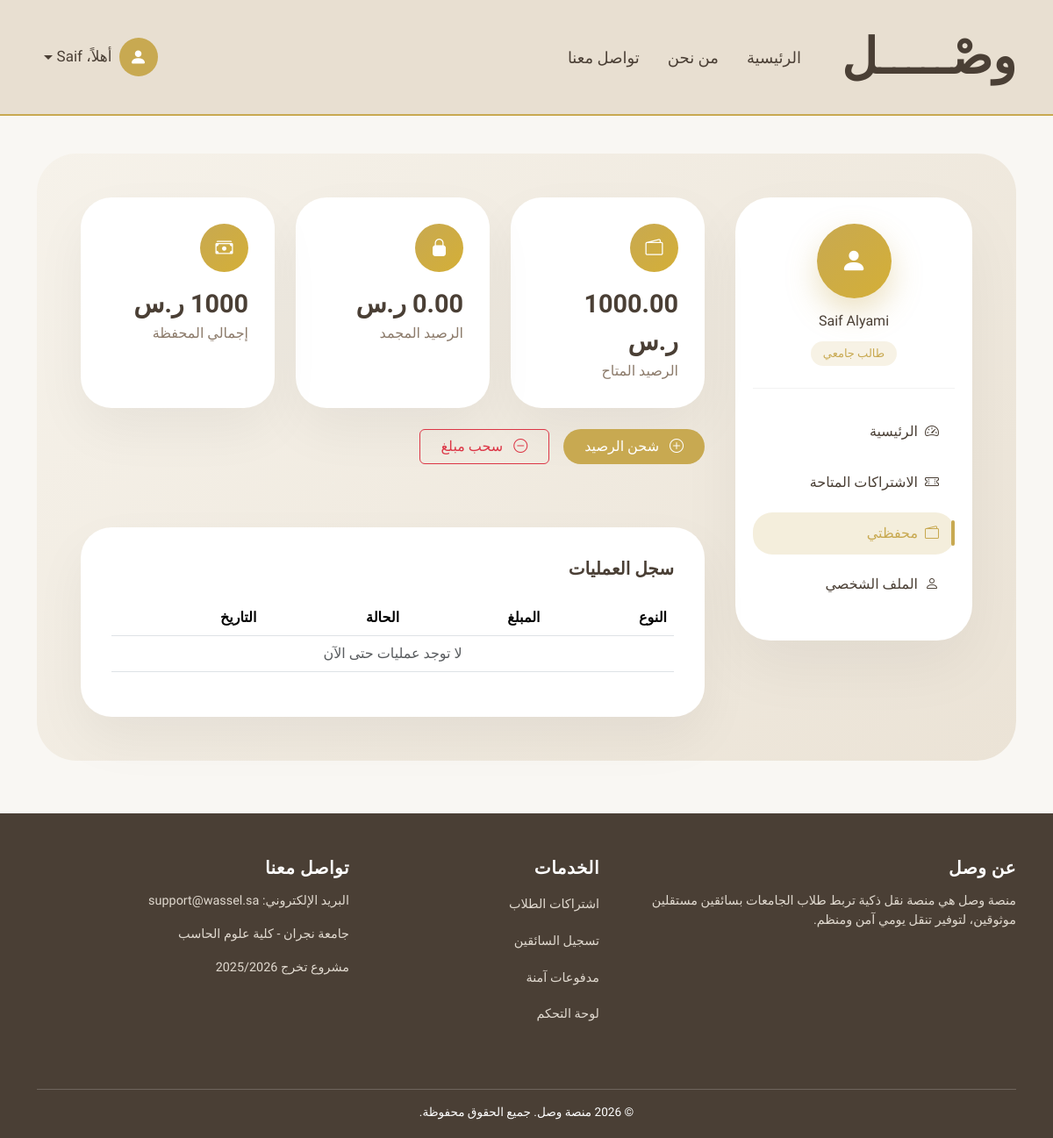
Before: /wallet/ (signed in) with the older database file.
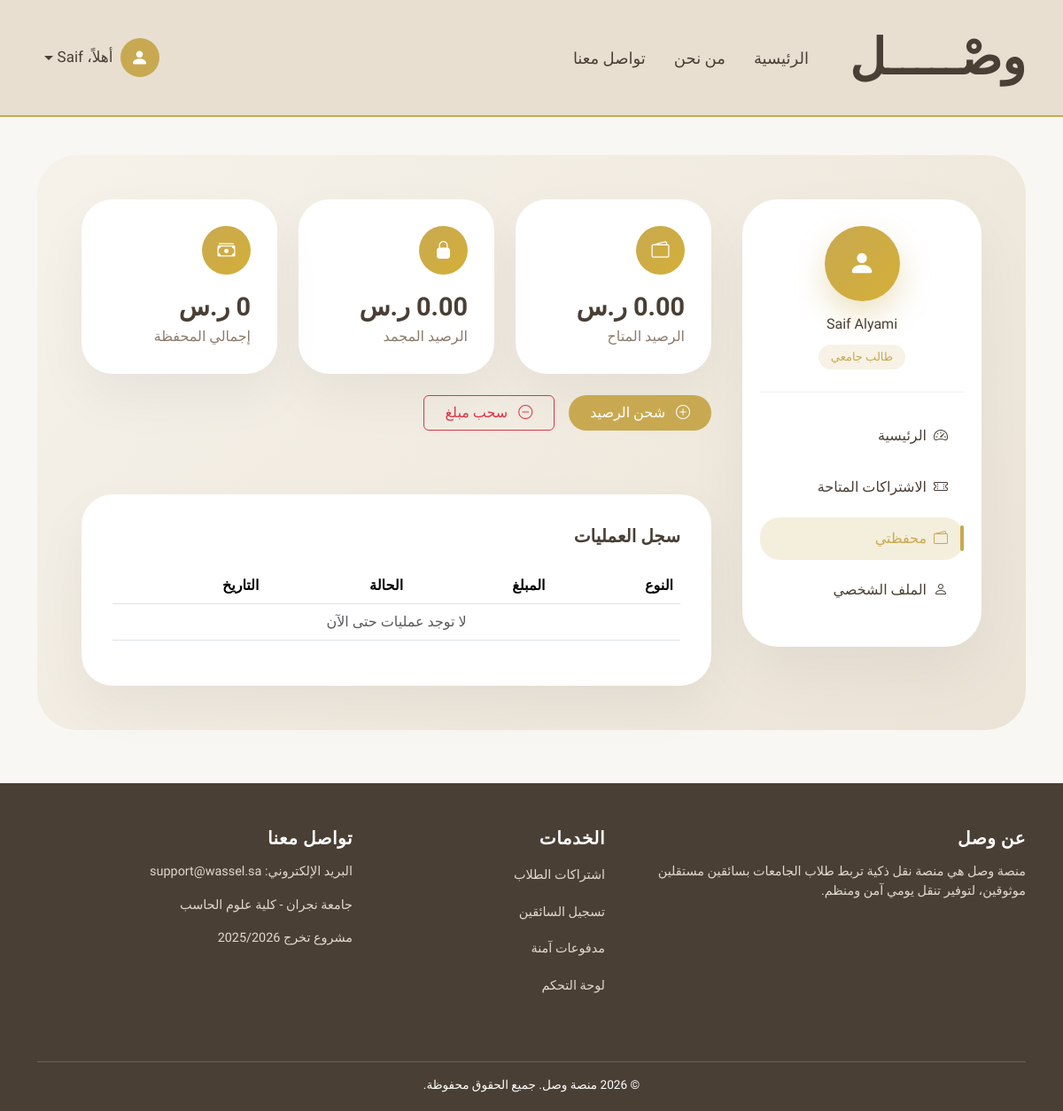
After: the same page with the newer database file.
### payment/models.py (models this page shows, shortened)
class Wallet(models.Model):
    user = models.OneToOneField(
        settings.AUTH_USER_MODEL,
        on_delete=models.CASCADE,
        related_name="wallet"
    )
    balance = models.DecimalField(
        max_digits=10,
        decimal_places=2,
        default=0
    )
    frozen_balance = models.DecimalField(
        max_digits=10,
        decimal_places=2,
        default=0
    )
    created_at = models.DateTimeField(auto_now_add=True)

### payment/views.py (the view, shortened to what this page needs)
# urls.py: path("wallet/", wallet_view, name="wallet"),
@login_required
def wallet_view(request):
    wallet = request.user.wallet
    transactions = wallet.transactions.order_by("-created_at")
    if request.user.role == "driver":
        template = "payment/wallet_driver.html"
    else:
        template = "payment/wallet_student.html"
    context = {
        "wallet": wallet,
        "transactions": transactions,
    }
    return render(request, template, context)

### payment/templates/payment/wallet_student.html (shortened to what this page needs)
{% extends "student/base_student.html" %}
{% block student_content %}
<div class="row g-4 mb-5">
    <div class="col-md-4">
        <div class="wallet-card">
            <div class="wallet-icon">
                <i class="bi bi-wallet2"></i>
            </div>
            <div class="wallet-number">{{ wallet.balance }} ر.س</div>
            <div class="wallet-label">الرصيد المتاح</div>
        </div>
    </div>
    <div class="col-md-4">
        <div class="wallet-card">
            <div class="wallet-icon">
                <i class="bi bi-lock-fill"></i>
            </div>
            <div class="wallet-number">{{ wallet.frozen_balance }} ر.س</div>
            <div class="wallet-label">الرصيد المجمد</div>
        </div>
    </div>
    <div class="col-md-4">
        <div class="wallet-card">
            <div class="wallet-icon">
                <i class="bi bi-cash-stack"></i>
            </div>
            <div class="wallet-number">
                {{ wallet.balance|add:wallet.frozen_balance }} ر.س
            </div>
            <div class="wallet-label">إجمالي المحفظة</div>
        </div>
    </div>
    <div class="d-flex gap-3 mb-4">
    <button class="btn btn-accent px-4"
            data-bs-toggle="modal"
            data-bs-target="#depositModal">
        <i class="bi bi-plus-circle me-2"></i>
        شحن الرصيد
    </button>
    <button class="btn btn-outline-danger px-4"
            data-bs-toggle="modal"
            data-bs-target="#withdrawModal">
        <i class="bi bi-dash-circle me-2"></i>
        سحب مبلغ
    </button>
</div>
</div>
<div class="wallet-section">
    <h5 class="fw-bold mb-4">سجل العمليات</h5>
    <div class="table-responsive">
        <table class="table align-middle">
            <thead>
                <tr>
                    <th>النوع</th>
                    <th>المبلغ</th>
                    <th>الحالة</th>
                    <th>التاريخ</th>
                </tr>
            </thead>
            <tbody>
                {% for tx in transactions %}
                <tr>
                    <td>
                        {% if tx.type == "deposit" %}
                            <span class="badge bg-success-subtle text-success transaction-badge">إيداع</span>
                        {% elif tx.type == "withdraw" %}
                            <span class="badge bg-danger-subtle text-danger transaction-badge">سحب</span>
                        {% elif tx.type == "freeze" %}
                            <span class="badge bg-info-subtle text-info transaction-badge">تجميد</span>
                        {% elif tx.type == "refund" %}
                            <span class="badge bg-primary-subtle text-primary transaction-badge">استرجاع</span>
                        {% elif tx.type == "commission" %}
                            <span class="badge bg-warning-subtle text-warning transaction-badge">عمولة</span>
                        {% endif %}
                    </td>
                    <td class="fw-bold">
                        {% if tx.type == "deposit" or tx.type == "refund" %}
                            <span class="text-success">
                                + {{ tx.amount }} ر.س
                            </span>
                        {% else %}
                            <span class="text-danger">
                                - {{ tx.amount }} ر.س
                            </span>
                        {% endif %}
                    </td>
                    <td>
                        <span class="badge bg-success-subtle text-success transaction-badge">
                            {{ tx.status }}
                        </span>
                    </td>
                    <td>
                        {{ tx.created_at|date:"d M Y - h:i A" }}
                    </td>
                </tr>
                {% empty %}
                <tr>
                    <td colspan="4" class="text-center text-muted">
                        لا توجد عمليات حتى الآن
                    </td>
                </tr>
                {% endfor %}
            </tbody>
        </table>
    </div>
</div>
{% endblock %}

Changed rows visible on the page:
no longer on this page (row edited): Wallet: balance "1000.00", frozen_balance "0.00"
now on this page (row edited): Wallet: balance "0.00", frozen_balance "0.00"
